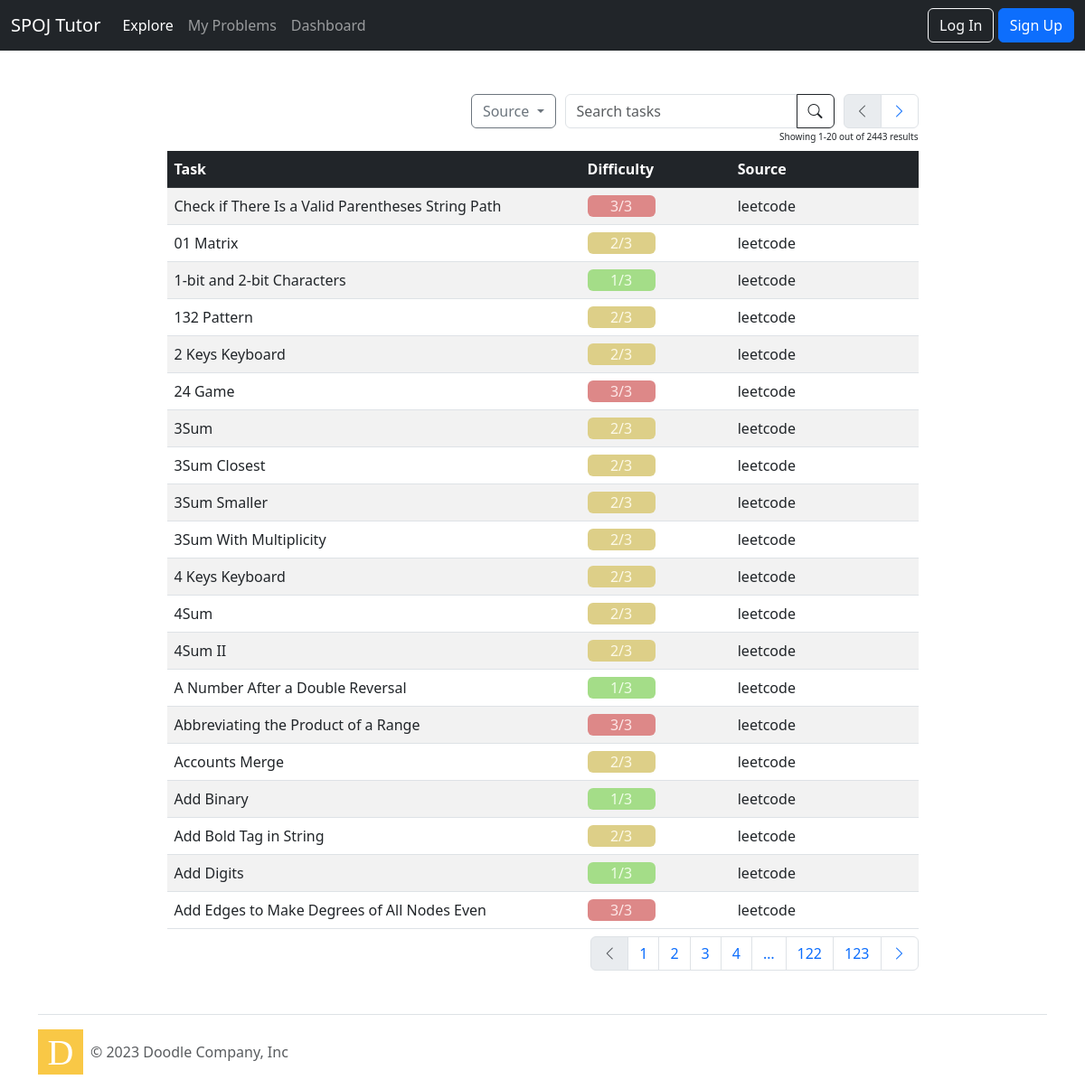
/tasks/explore/, run on the app's committed database.
### tasks/models.py (models this page shows, shortened)
class Task(models.Model):
    id = models.AutoField(primary_key=True)
    difficulty = models.PositiveIntegerField()
    title = models.CharField(max_length=125)
    spoj = models.ForeignKey(Spoj, on_delete=models.CASCADE)
    class Meta:
        unique_together = ("difficulty", "title", "spoj", "url", "solution_url")
    url = models.URLField(max_length=200, blank=True, null=True)
    solution_url = models.URLField(max_length=200, blank=True, null=True)

class Spoj(models.Model):
    name = models.CharField(max_length=255, primary_key=True)
    amount_of_difficulty_levels = models.IntegerField(null=False, blank=False)
    url = models.URLField(max_length=200)
    def __str__(self):
        return self.name

### tasks/views.py (the view, shortened to what this page needs)
# urls.py: path("tasks/", include("tasks.urls")),
def tasks(request):
    task_query = TaskQuery(request)
    task_list = task_query.filtered_queryset
    tasks_count = task_list.count()
    spojs = Spoj.objects.all()
    user_tasks_ids = []
    if request.user.id is not None:
        user_tasks_ids = UserTask.objects.filter(user_id=request.user.id).values_list('task_id', flat=True)
    queryset = task_list.order_by('title')
    page = request.GET.get('page', 1)
    paginator = Paginator(queryset, 20)
    try:
        tasks = paginator.page(page)
    except PageNotAnInteger:
        tasks = paginator.page(1)
    except EmptyPage:
        tasks = paginator.page(paginator.num_pages)
    return render(request, 'tasks/tasks.html',
                  {'tasks': tasks, 'spojs': spojs, 'task_query': task_query, "tasks_count": tasks_count,
                   "user_tasks_ids": user_tasks_ids})

### tasks/query_params/task_query_params.py (called while the page is built, shortened)
    def _get_params(self):
        return list(self.request.GET.keys())

    def _build_url(self):
        url = ""
        for param in QUERY_PARAMS_ORDER:
            if param in self.request.GET:
                url += f"&{param}={self.request.GET.get(param)}"
        return url

    def _handle_params(self):
        task_list = Task.objects.all()
        return task_list

### tasks/templatetags/paginator_tags.py (called while the page is built)
@register.simple_tag
def get_proper_elided_page_range(p, number, on_each_side=1, on_ends=1):
    paginator = Paginator(p.object_list, p.per_page)
    return paginator.get_elided_page_range(number=number,
                                           on_each_side=on_each_side,
                                           on_ends=on_ends)

### templates/tasks/tasks.html (shortened to what this page needs)
{% extends 'base.html' %}
{% load static %}
{% load paginator_tags %}
{% block stylesheet %}
    {{ block.super }}
    <link rel="stylesheet" href="{% static 'css/tasks.css' %}">
{% endblock stylesheet %}
{% block content %}
    <div class="row justify-content-center">
        <div class="col-lg-9 col-md-12 col-sm-12">
            {% include 'includes/table_nav.html' %}
            <table class="fixed table table-striped my-2 align-middle">
                <thead class="table-dark ">
                <tr>
                    {% if user.is_authenticated %}
                        <th style="width: 50%">Task</th>
                        <th style="width: 20%">Difficulty</th>
                        <th style="width: 20%">Source</th>
                        <th style="width: 10%">Status</th>
                    {% else %}
                        <th style="width: 55%">Task</th>
                        <th style="width: 20%">Difficulty</th>
                        <th style="width: 25%">Source</th>
                    {% endif %}
                </tr>
                </thead>
                <tbody>
                {% for task in tasks %}
                    <tr>
                        <td class="title"><a class="link" href="{% url 'single_task' task.id %}">{{ task.title }}</a>
                        </td>
                        <td>
                            <div class="diff container-lg rounded-2" id="diff">
                                {{ task.difficulty | add:1 }}/{{ task.spoj.amount_of_difficulty_levels }}
                            </div>
                        </td>
                        <td>
                            <a class="link" href={{ task.url }} target="_blank" rel="noopener noreferrer">
                                {{ task.spoj }}
                            </a>
                        </td>
                    </tr>
                {% endfor %}
                </tbody>
            </table>
            {% include 'includes/table_pagination.html' %}
        </div>
    </div>
{% endblock content %}

### static/css/tasks.css (style rules this page uses)
.diff { width: 50%; height: auto; text-align: center; float: left; }
.fixed { table-layout: fixed; }
.title { overflow: hidden; white-space: nowrap; text-overflow: ellipsis; }
.link { color: #212529; text-decoration: none; }

### data on the page
Task: title "Check if There Is a Valid Parentheses String Path", difficulty|add "3", spoj.amount_of_difficulty_levels "3", spoj "leetcode"
Task: title "01 Matrix", difficulty|add "2", spoj.amount_of_difficulty_levels "3", spoj "leetcode"
Task: title "1-bit and 2-bit Characters", difficulty|add "1", spoj.amount_of_difficulty_levels "3", spoj "leetcode"
Task: title "132 Pattern", difficulty|add "2", spoj.amount_of_difficulty_levels "3", spoj "leetcode"
Task: title "2 Keys Keyboard", difficulty|add "2", spoj.amount_of_difficulty_levels "3", spoj "leetcode"
Task: title "24 Game", difficulty|add "3", spoj.amount_of_difficulty_levels "3", spoj "leetcode"
Task: title "3Sum", difficulty|add "2", spoj.amount_of_difficulty_levels "3", spoj "leetcode"
Task: title "3Sum Closest", difficulty|add "2", spoj.amount_of_difficulty_levels "3", spoj "leetcode"
Task: title "3Sum Smaller", difficulty|add "2", spoj.amount_of_difficulty_levels "3", spoj "leetcode"
Task: title "3Sum With Multiplicity", difficulty|add "2", spoj.amount_of_difficulty_levels "3", spoj "leetcode"
Task: title "4 Keys Keyboard", difficulty|add "2", spoj.amount_of_difficulty_levels "3", spoj "leetcode"
Task: title "4Sum", difficulty|add "2", spoj.amount_of_difficulty_levels "3", spoj "leetcode"
Task: title "4Sum II", difficulty|add "2", spoj.amount_of_difficulty_levels "3", spoj "leetcode"
Task: title "A Number After a Double Reversal", difficulty|add "1", spoj.amount_of_difficulty_levels "3", spoj "leetcode"
Task: title "Abbreviating the Product of a Range", difficulty|add "3", spoj.amount_of_difficulty_levels "3", spoj "leetcode"
Task: title "Accounts Merge", difficulty|add "2", spoj.amount_of_difficulty_levels "3", spoj "leetcode"
Task: title "Add Binary", difficulty|add "1", spoj.amount_of_difficulty_levels "3", spoj "leetcode"
Task: title "Add Bold Tag in String", difficulty|add "2", spoj.amount_of_difficulty_levels "3", spoj "leetcode"
Task: title "Add Digits", difficulty|add "1", spoj.amount_of_difficulty_levels "3", spoj "leetcode"
Task: title "Add Edges to Make Degrees of All Nodes Even", difficulty|add "3", spoj.amount_of_difficulty_levels "3", spoj "leetcode"

### other printed values
{{ tasks.start_index }} "1"
{{ tasks.end_index }} "20"
{{ tasks_count }} "2443"
{{ i }} "1" "2" "3" "4" "…" "122" "123"
